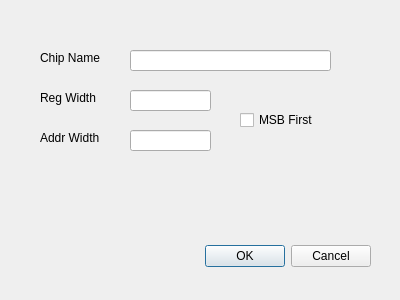
<?xml version="1.0" encoding="UTF-8"?>
<ui version="4.0">
 <class>EditChipDialog</class>
 <widget class="QDialog" name="EditChipDialog">
  <property name="geometry">
   <rect>
    <x>0</x>
    <y>0</y>
    <width>400</width>
    <height>300</height>
   </rect>
  </property>
  <property name="windowTitle">
   <string>New Chip</string>
  </property>
  <widget class="QDialogButtonBox" name="buttonBox">
   <property name="geometry">
    <rect>
     <x>30</x>
     <y>240</y>
     <width>341</width>
     <height>32</height>
    </rect>
   </property>
   <property name="orientation">
    <enum>Qt::Horizontal</enum>
   </property>
   <property name="standardButtons">
    <set>QDialogButtonBox::Cancel|QDialogButtonBox::Ok</set>
   </property>
  </widget>
  <widget class="QLabel" name="label">
   <property name="geometry">
    <rect>
     <x>40</x>
     <y>50</y>
     <width>71</width>
     <height>16</height>
    </rect>
   </property>
   <property name="text">
    <string>Chip Name</string>
   </property>
  </widget>
  <widget class="QLineEdit" name="lineEditChipName">
   <property name="geometry">
    <rect>
     <x>130</x>
     <y>50</y>
     <width>201</width>
     <height>21</height>
    </rect>
   </property>
  </widget>
  <widget class="QLabel" name="label_2">
   <property name="geometry">
    <rect>
     <x>40</x>
     <y>90</y>
     <width>71</width>
     <height>16</height>
    </rect>
   </property>
   <property name="text">
    <string>Reg Width</string>
   </property>
  </widget>
  <widget class="QLabel" name="label_3">
   <property name="geometry">
    <rect>
     <x>40</x>
     <y>130</y>
     <width>71</width>
     <height>16</height>
    </rect>
   </property>
   <property name="text">
    <string>Addr Width</string>
   </property>
  </widget>
  <widget class="QLineEdit" name="lineEditRegWidth">
   <property name="geometry">
    <rect>
     <x>130</x>
     <y>90</y>
     <width>81</width>
     <height>21</height>
    </rect>
   </property>
  </widget>
  <widget class="QLineEdit" name="lineEditAddrWidth">
   <property name="geometry">
    <rect>
     <x>130</x>
     <y>130</y>
     <width>81</width>
     <height>21</height>
    </rect>
   </property>
  </widget>
  <widget class="QCheckBox" name="checkBoxMSBFirst">
   <property name="geometry">
    <rect>
     <x>240</x>
     <y>110</y>
     <width>87</width>
     <height>20</height>
    </rect>
   </property>
   <property name="text">
    <string>MSB First</string>
   </property>
  </widget>
 </widget>
 <resources/>
 <connections>
  <connection>
   <sender>buttonBox</sender>
   <signal>accepted()</signal>
   <receiver>EditChipDialog</receiver>
   <slot>accept()</slot>
   <hints>
    <hint type="sourcelabel">
     <x>248</x>
     <y>254</y>
    </hint>
    <hint type="destinationlabel">
     <x>157</x>
     <y>274</y>
    </hint>
   </hints>
  </connection>
  <connection>
   <sender>buttonBox</sender>
   <signal>rejected()</signal>
   <receiver>EditChipDialog</receiver>
   <slot>reject()</slot>
   <hints>
    <hint type="sourcelabel">
     <x>316</x>
     <y>260</y>
    </hint>
    <hint type="destinationlabel">
     <x>286</x>
     <y>274</y>
    </hint>
   </hints>
  </connection>
 </connections>
</ui>
